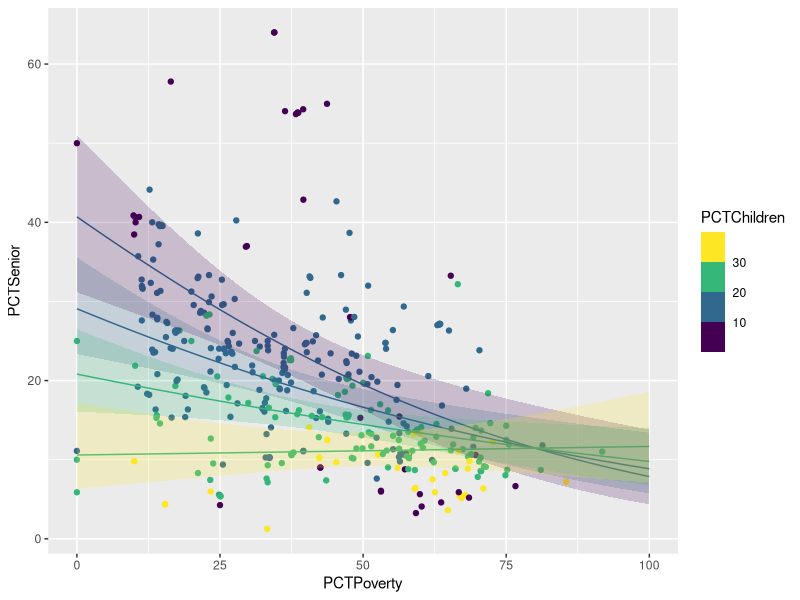
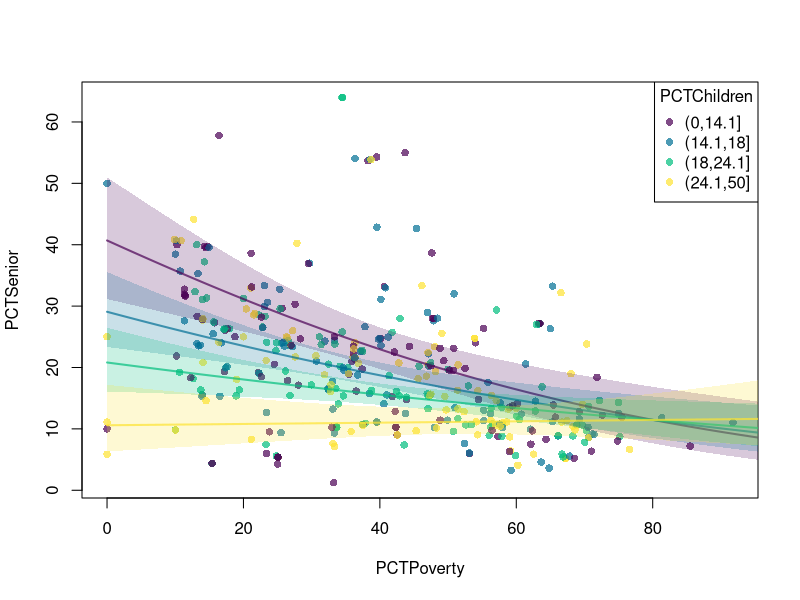

Source code (R) for these figures, in order:
#GGPLOT:
### ggplot(main dataset for points) +
###  geom_point(aes(x,y,col=variable)) +                            RAW POINTS colored by variable
###  geom_line(aes(x,y,group=,col=), data=fitted)) +                FITTED LINE grouped and colored by same variable
###  geom_ribbon(aes(x,ymin,ymax,group,col), data=predictions) +    CONFIDENCE BAND grouped and colored by variable   
###  scale_color_viridis_b() + scale_fill_viridis)b(alpha)          CONFIDENCE BAND COLORING _color_ bins the cts data >  _fill_ maps it with alpha transparency, guide removes the legend for the conf. band 
trees <- read.csv("./Datasets/Tree_Equity_Scores_Tucson_noNA.csv")
trees_subset <- trees[trees$PCTSenior > 0 & trees$NAME != "University of Arizona", ] # take subset without 0 values for logit
pred_WH_MLR <- function(object, newdata, level = 0.95){
  n <- nrow(object$model) ## extract n from model object
  p <- object$rank
  
  # PW ci
  fit <- predict(object, newdata, interval = 'confidence') 
  ME_confidence <- fit[,'fit'] - fit[,'lwr'] 
  
  # rescale to WH ci
  alpha <- 1-level
  t_alpha <- qt(1-alpha/2, df = n-p)
  W_alpha <- sqrt(p * qf(level, n-p, p))
  
  ME <- ME_confidence*W_alpha/t_alpha
  
  upr <- fit[,'fit'] + ME
  lwr <- fit[,'fit'] - ME
  return(cbind(fit[,'fit'], lwr, upr))
}

PP_grid <- 0:100
PC_grid <- quantile(trees_subset$PCTChildren, probs = seq(0.125, 0.875, 0.25)) # create PCTChildren grid (4 values indicating diff quantiles)
newdata <- expand.grid(HeatSeverity = median(trees_subset$HeatSeverity),
                       PCTPoverty = PP_grid, PCTChildren = PC_grid)
logit <- function(x) log(x/(1-x))
expit <- function(x) 1 / (1 + exp(-x)) # function: inverse of logit to remap onto original scale
fit_logit2 <- lm(I(logit(PCTSenior/100)) ~ HeatSeverity + PCTChildren * PCTPoverty,
                 data = trees_subset)
#############################################################################################
predictions <- as.data.frame(cbind(newdata, pred_WH_MLR(fit_logit2, newdata = newdata)))
colnames(predictions)[4] <- "fit"

library(ggplot2)
ggplot(data = trees_subset) +
  geom_point(aes(x = PCTPoverty, y = PCTSenior, col = PCTChildren)) +
  geom_line(aes(x = PCTPoverty, y = expit(fit) * 100, group = PCTChildren, col = PCTChildren), data = predictions) +
  geom_ribbon(aes(x = PCTPoverty, ymin = expit(lwr) * 100, ymax = expit(upr) * 100,
                  group = PCTChildren, fill = PCTChildren), data = predictions) +
  scale_color_viridis_b() + scale_fill_viridis_b(alpha = 0.2, guide = "none")

# base R
# 1. cut continuous data
breaks <- quantile(trees$PCTChildren, probs = seq(0,1,.25)) # break data into equal chunks
PCTChildren_cut <- cut(trees$PCTChildren,breaks) # converts value to a level (one of the chunks)

# 2. create colors vector
colors <- hcl.colors(4, alpha = .7, palette = "viridis") # with other colors

# 3a. plot points
plot(PCTSenior ~ PCTPoverty, data = trees_subset, pch = 16, col = colors[PCTChildren_cut])

# 3b. confidence bands and regression line
for(PC in PC_grid){
  lines(PP_grid, 100 * expit(predictions[newdata$PCTChildren == PC, 'fit']),
        col = colors[which(PC == PC_grid)], lwd = 2)
  polygon(x = c(PP_grid, rev(PP_grid)),
          y = 100 * expit(c(predictions[newdata$PCTChildren == PC, 'lwr'],
                            rev(predictions[newdata$PCTChildren == PC, 'upr']))),
          col = adjustcolor(colors[which(PC == PC_grid)], 0.3), border = NA)
}
legend("topright", pch = 16, col = colors,
       legend = levels(PCTChildren_cut), title = "PCTChildren")

